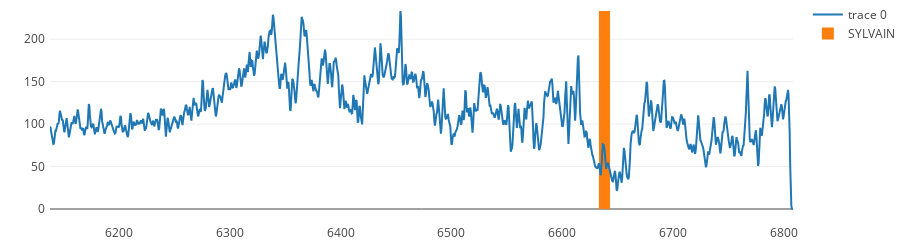
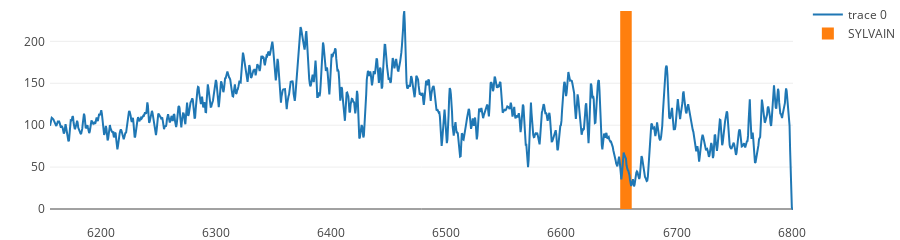
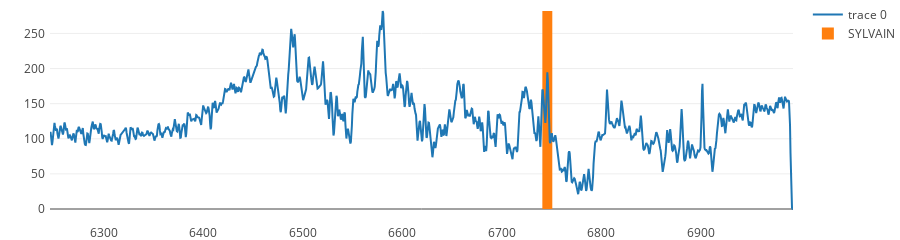
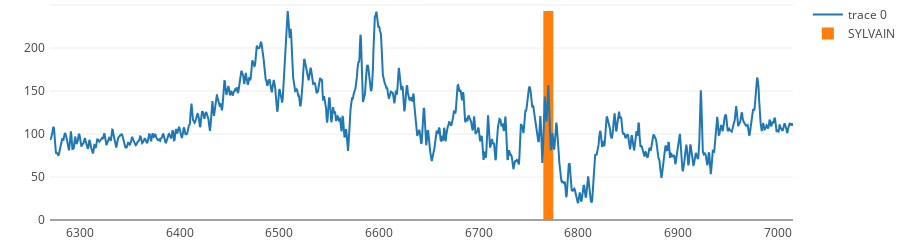

These figures' notebook cell, in order:
### Code cell
top = "SYLVAIN"

wellist = df_tops.index.tolist()

layout = go.Layout(
    height=120,
    margin=go.layout.Margin(
        l=50,
        r=50,
        b=20,
        t=0,
        pad=4
    )
)

def plot_pred(wellname,top_name,wsize):
    # well name(id) is the index of df_logs
    # retrieve all logs belonging to this well
    df_temp = df_logs[df_logs["wellName"]==wellname]

    # top depth
    true_top = df_tops.loc[wellname][top_name]
    if true_top > 0:
        # the gamma log corresponding to top depth
        ctr = df_temp[df_temp["DEPTH"]==true_top].index[0]
   
        # the range that could to be visualized
        # limit the range to be valid
        true_log = df_temp.loc[max(df_temp.index[0],ctr-wsize) : min(df_temp.index[-1], ctr+wsize)]

        #A top is classified as found if it falls within +- 5feet or +-10 samples around the true top
        bar = go.Bar( x = [true_top],y = [ df_temp["GR"].max()  ],name = top, width = 10)   
        
        data = [go.Scatter(x=true_log.DEPTH,y=true_log.GR),bar]
  
        fig = go.Figure(data=data, layout=layout)
        iplot(fig)
    
for well in wellist[0:10]:  
    plot_pred(well,top,1000)

### Figure 1 — Plotly figure (JSON) as saved in the notebook; plotly's stock layout.template omitted (floating-point values rounded to 4 significant figures; data arrays with more than 128 entries replaced by an {"elided": "..."} marker saying what was removed)
{"data": [{"type": "scatter", "uid": "0d99ab29-ffef-4244-93fc-e7d95ff46f69", "x": {"elided": "1341 float values"}, "y": {"elided": "1341 float values"}}, {"name": "SYLVAIN", "type": "bar", "uid": "4a05287e-b1c0-4ddd-a5fd-126f3784ce11", "width": 10, "x": [6638], "y": [233.2]}], "layout": {"height": 120, "margin": {"b": 20, "l": 50, "pad": 4, "r": 50, "t": 0}}}

### Figure 2 — Plotly figure (JSON) as saved in the notebook; plotly's stock layout.template omitted (floating-point values rounded to 4 significant figures; data arrays with more than 128 entries replaced by an {"elided": "..."} marker saying what was removed)
{"data": [{"type": "scatter", "uid": "38a3a8f0-6c44-4c00-8514-3af4795a91f3", "x": {"elided": "1291 float values"}, "y": {"elided": "1291 float values"}}, {"name": "SYLVAIN", "type": "bar", "uid": "433be450-644b-4336-b257-4496124cb884", "width": 10, "x": [6656], "y": [236.2]}], "layout": {"height": 120, "margin": {"b": 20, "l": 50, "pad": 4, "r": 50, "t": 0}}}

### Figure 3 — Plotly figure (JSON) as saved in the notebook; plotly's stock layout.template omitted (floating-point values rounded to 4 significant figures; data arrays with more than 128 entries replaced by an {"elided": "..."} marker saying what was removed)
{"data": [{"type": "scatter", "uid": "81b196cf-02bb-44dd-9f33-cc0571a2438a", "x": {"elided": "1495 float values"}, "y": {"elided": "1495 float values"}}, {"name": "SYLVAIN", "type": "bar", "uid": "eb7c243b-504a-4e8d-8d85-cdcaf3032895", "width": 10, "x": [6746], "y": [281.9]}], "layout": {"height": 120, "margin": {"b": 20, "l": 50, "pad": 4, "r": 50, "t": 0}}}

### Figure 4 — Plotly figure (JSON) as saved in the notebook; plotly's stock layout.template omitted (floating-point values rounded to 4 significant figures; data arrays with more than 128 entries replaced by an {"elided": "..."} marker saying what was removed)
{"data": [{"type": "scatter", "uid": "8d3f033b-ce56-4efb-b8e2-152d2fed8e5e", "x": {"elided": "1492 float values"}, "y": {"elided": "1492 float values"}}, {"name": "SYLVAIN", "type": "bar", "uid": "2fb85382-eb4d-4edb-96ae-c03aaa3507f9", "width": 10, "x": [6770], "y": [243.0]}], "layout": {"height": 120, "margin": {"b": 20, "l": 50, "pad": 4, "r": 50, "t": 0}}}
